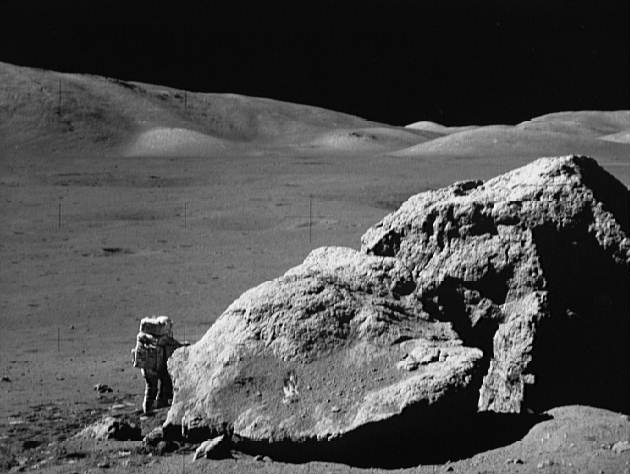
#> input picture ECE7410_A2/imgs/moonlanding.png, 630 x 474 px
$ python hist_equ.py
#> lines starting #> are read from the running program, lines starting #| are printed output that depends on the picture
import os
import cv2
import numpy as np

'''
Accepts a string input of the user's image path file
and parses the '~' from the path to the user's root directory
'''
def user_img_input():

    path = input("Hello! Please enter the path to your image file:  ")
    img_path = os.path.expanduser(path)
    return img_path

'''
Verifies that a file exists at the path that has been parsed from the user input
'''
def path_validity(img_path):

    if os.path.isfile(img_path):
        print("\nFile path found at: " + str(img_path))
        return img_path
    else:
        print("File path not found. Path was: " + str(img_path))
        return None


'''
If the image exists, uses OpenCV's grayscale mode to display the image
and waits one second before closing it. Returns the image height and width.
If image does not exist, returns none.
RaisesException: Depending on error in opening image
'''
def img_grayscale_conversion(img_path):
    try:
        image = cv2.imread(img_path, cv2.IMREAD_GRAYSCALE)

        if image is not None:
            cv2.imshow("Grayscale Image", image)
            cv2.waitKey(1000)
            cv2.destroyAllWindows()
            img_height = image.shape[0]
            img_width = image.shape[1]
            return image, img_height, img_width

        else:
            print("\nSorry, the image could not be loaded\n")
            return None

    except Exception as e:
            print("\nError encountered while opening image using OpenCV:  "+ str(e)+'\n')
            return None


'''
Calculates the histogram of an image that is passed to it by polling and recording all
occurrences of each intensity value into a numpy zeroes array.
'''
def calculate_histogram(image):
    histogram = np.zeros(256, dtype=int)
    for row in image:
        for pixel in row:
            histogram[pixel] += 1
    return histogram


'''
Normalizes the histogram by dividing the number of occurrences of an intensity value
by the total number of pixels in the image.
'''
def normalize_histogram(image):
    histogram = calculate_histogram(image)
    pdf = histogram / float(image.size)
    return pdf


'''
Find the CDF from the PDF and normalize it. Returns the equalized 8-bit integer format of
the normalized CDF value.
'''
def histogram_equalization(image, pdf):
    # Calculate the cumulative distribution function (CDF) using the PDF
    cdf = np.cumsum(pdf)

    # Multiply the cdf by L-1 = 255
    cdf = cdf * 255

    # Use the CDF values to map the pixel values in the image
    equalized_image = cdf[image]

    # Convert to 8-bit unsigned integer
    equalized_image = equalized_image.astype(np.uint8)

    return equalized_image


'''
Displays a side-by-side stack of two images passed to it using numpy and OpenCV.
'''
def display_images(image_1, image_2):
    cv2.namedWindow("Original vs Equalized", cv2.WINDOW_NORMAL)
    stacked_image = np.hstack((image_1, image_2))

    cv2.imshow("Original vs Equalized", stacked_image)
    cv2.waitKey(5000)
    cv2.destroyAllWindows()


'''
Accepts an image path from the user and opens the image at that path
in grayscale. Normalizes, equalizes, and displays the original and modified images.
Saves the equalized image to your machine.
'''
def main():
    # Accept path to image
    image_path_user = user_img_input()
#> the answer given: ../ECE7410_A2/imgs/moonlanding.png

    # Verify that the path entered by the user is a valid one
    valid_path = path_validity(image_path_user)

    # Tries to open the image at the path in the OpenCV grayscale mode
    image_integrity_results = img_grayscale_conversion(image_path_user)
#> in img_grayscale_conversion, image is the input picture: shape (474, 630); min 0, max 255, mean 77.8

    # If the image is valid and openable, then sets up params and computes shortest path distance
    if (valid_path is not None and image_integrity_results):

        grayscale_image, img_height, img_width = image_integrity_results
#> img_height = 474; img_width = 630

        # Normalize the histogram to get the PDF
        pdf = normalize_histogram(grayscale_image)
#> after the loop in calculate_histogram, `for row in image:`: histogram = 256 values, max 47902 at index 11, min 2 at index 255, mean 1166.5
#> in normalize_histogram, `pdf = histogram / float(image.size)`: pdf = 256 values, max 0.16 at index 11, min 6.7e-06 at index 255, mean 0.00391

        # Perform histogram equalization using the PDF
        equalized_image = histogram_equalization(grayscale_image, pdf)
#> in histogram_equalization, `cdf = np.cumsum(pdf)`: cdf = 256 values from 0.000234 to 1
#> in histogram_equalization, `cdf = cdf * 255`: cdf = 256 values from 0.0598 to 255
#> in histogram_equalization, `equalized_image = cdf[image]`:
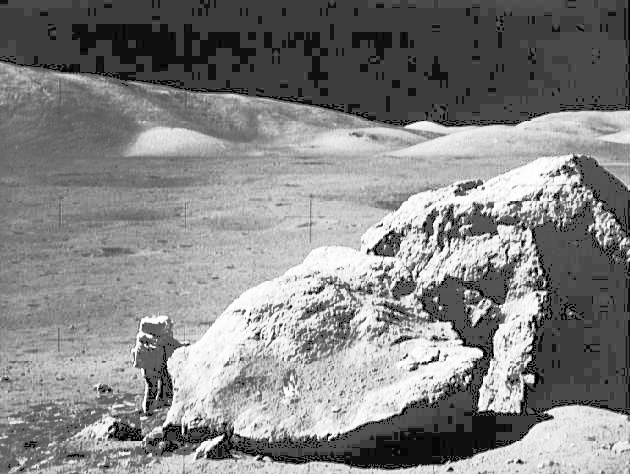
#> equalized_image: shape (474, 630) float64; min 0.0598, max 255, mean 132; drawn with min black and max white

        # Save the equalized image
        output_file_name = "result_equalized_image.png"  # You can change the output filename as needed
        cv2.imwrite(output_file_name, equalized_image)
        print(f"Equalized image saved as file name: {output_file_name}")

        # Display the original and equalized images side by side
        display_images(grayscale_image, equalized_image)
#> in display_images, `stacked_image = np.hstack((image_1, image_2))`:
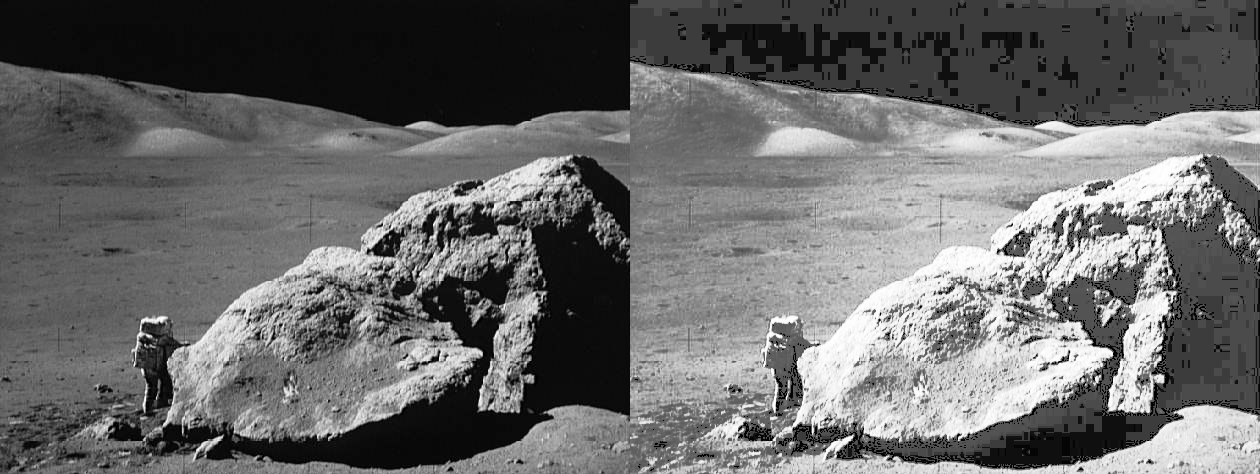
#> stacked_image: shape (474, 1260); min 0, max 255, mean 104.7


if __name__ == "__main__":
    main()
